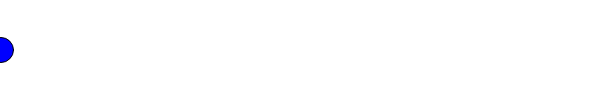
Frame 1 (no input)
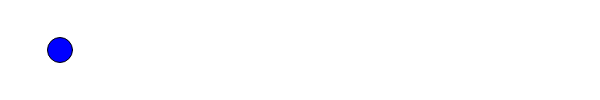
Frame 60 (no input)
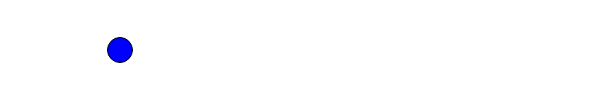
Frame 120 (the mouse pressed at the canvas centre since frame 60)

The p5.js sketch that drew these frames (run headless with seeded random() and noise() and a simulated clock; from frame 60 on, the mouse is pressed at the canvas centre):

// p5.js sketch
// ── sketch.js
//Example 1 In Class: 

var counter = 0
var ballDir = true;

function setup() {
    createCanvas(600, 100);
}


function draw() {
    background(255);
    //counter = counter + 1; 

    // if (counter < width){
    //  counter = counter + 1; 
    //}

    if (counter < 0) {
        //limit one  
        ballDir = true;
        console.log("left hit:" + counter);
    }

    if (counter > width) {
        //limit two
        ballDir = false;
        console.log("right hit");
    }

    //    if (ballDir == true){
    //        counter = counter + 1;
    //    }
    //    
    //    if (ballDir == false){
    //        counter = counter - 1;
    //    }

    if (ballDir == true) {
        counter = counter + 1;
    } else {
        counter = counter - 1;
    }


    if (counter >= 0 && counter <= 200) {
        fill("blue");
    } else if (counter > 200 && counter <= 400) {
        fill("green");
    } else if (counter > 400 && counter <= width) {
        fill("red");
    } else {
        fill("yellow");
    }

    console.log(counter);


    // if(counter > width){
    // counter = 0    
    //}

    ellipse(counter, height / 2, 25, 25);

}

////hw step 1 do this vertically, step 2 make section move that way like example 1 above
////Example 2 In Class: 
//
//var eColor = 0; 
//var counter = 0; 
//var bgColor = "white";
//
//function setup() {
//    createCanvas(400, 400);
////    eColor = color(235,122,79); 
//}
//
//
//function draw() {
////    background(bgColor);
//    fill(eColor);
//    ellipse(width/2,height/2,200,200);
//    
//    if (mouseX > width/2){
//      eColor = color(200,262,15);   
//    }else{
//        eColor = color(123,45,222);
//    }
//    
//    if(counter ==1){
//        bgColor = "orange"; 
//    }else if (counter == 2){
//        bgColor = "pink"; 
//    }else if (counter == 3){
//  bgColor = "red";
//    }else{bgColor ="white";
//         }
//    }


//    if (counter > 3) {
//    counter = 0;
//    }

//
//function mousePressed() {
//    counter = counter + 1;
//    console.log (counter); 
//}


//Example 3  In Class: 
//
//var colorArray = ["white", "green", "pink", "purple", "blue", "orange", "yellow"]; 
//var counter = 0 
//
//function setup() {
//    createCanvas (400,400); 
//    
//    console.log (colorArray [2]); 
//    
//    console.log(colorArray.length); 
//}
//
//
//function draw() {
//    background(colorArray[counter]); 
//}
//
//
//function mousePressed (){
//    counter = counter + 1; 
//    
//    if (counter > colorArray.length - 1){
//        counter = 0;
//    }
//    
//}
//
